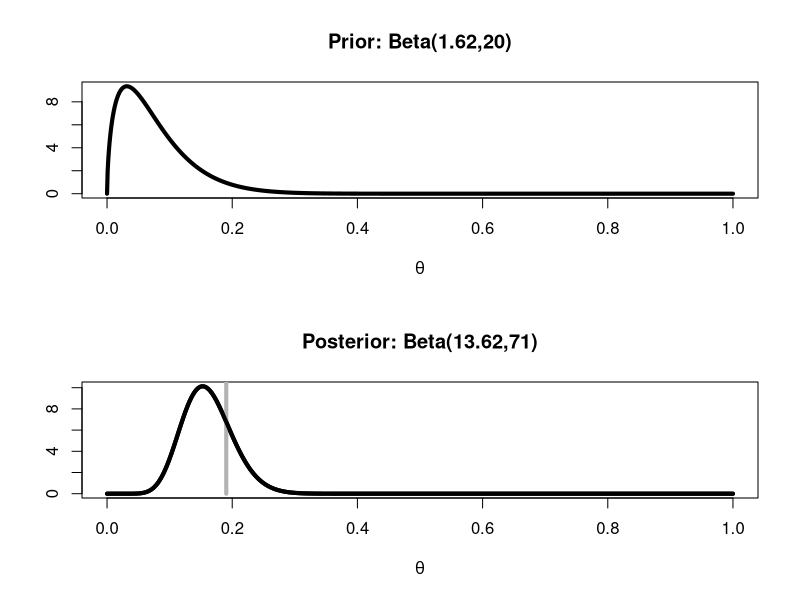

Source code (R):
# Fig 21.1 and example 21.2

x<-12
n<-63

par(mfrow=c(2,1))

p<-0:1000/1000

thetaPrior<-0.075
b<-20
a<- round(thetaPrior*b/(1-thetaPrior),2)
a/(a+b)
a

#a<-b<-.5
plot(p, dbeta(p, a,b),type="l",lwd=4,xlab=expression(theta),ylab="",main=paste0("Prior: Beta(",a,",",b,")") )


plot(p, dbeta(p, a+x,b+n-x),type="l",lwd=4,xlab=expression(theta),ylab="",
      main=paste0("Posterior: Beta(",round(a+x,2),",",round(b+n-x,2),")") )

lines(c(x/n,x/n),c(0,15),col=gray(.7),lwd=4)
lines(p,dbeta(p, a+x,b+n-x),lwd=4)

#dev.print(pdf,file="../graph/chBTPrev.pdf")

## Calculation of some Bayesian results:

meanPosterior<- (a+x)/(n+a+b)
meanPosterior
modePosterior<- (a+x-1)/(n+a+b-2)
modePosterior


### Credible intervals.....

## Prior based on a and b
qbeta(0.025, a+x,b+n-x)
qbeta(0.975, a+x,b+n-x)


## Jeffery's prior 
qbeta(0.025, .5+x,.5+n-x)
qbeta(0.975, .5+x,.5+n-x)

binom.test(x,n)$conf.int

### Large sample size
x<-1200
n<-6300

## Prior based on a and b
qbeta(0.025, a+x,b+n-x)
qbeta(0.975, a+x,b+n-x)



## Jeffery's prior 
qbeta(0.025, .5+x,.5+n-x)
qbeta(0.975, .5+x,.5+n-x)

binom.test(x,n)$conf.int

binom.test(52263471,104490000)

